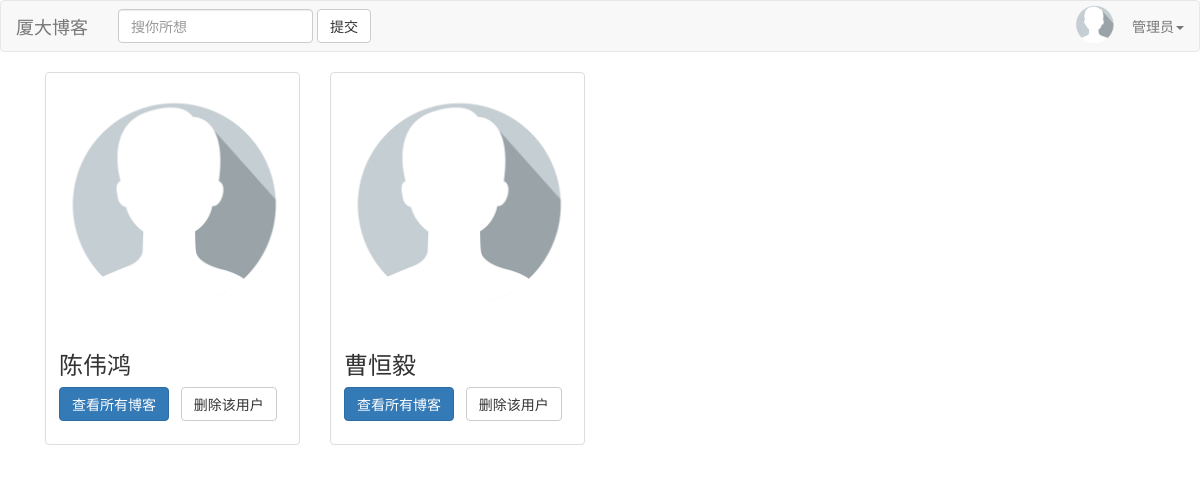
Page /admin/blog.php (signed in) on the committed database.
### tables this page shows
CREATE TABLE IF NOT EXISTS `userinfo` (
  `userid` int(11) NOT NULL AUTO_INCREMENT,
  `username` varchar(255) NOT NULL,
  `passwd` varchar(255) NOT NULL,
  `gender` varchar(5),
  `intro`  text,
  `email`  char(30),
  `phone_number` char(11),
  `avatar` varchar(255) NULL DEFAULT 'upload/default/default.png',
  `created_at` datetime NOT NULL,
  PRIMARY KEY (`userid`)
);

### Universal/class.php (called while the page is built, shortened)
<?php
class user extends mysql
{
    public function show_profile()
    {
        $this->table = 'userinfo';
        $userid = $_SESSION['USER'];
        $where = "userid = '$userid'";
        $result = parent::select($this->table, $where);
        return $result;
    }
}
class mysql
{
    public $link = null;
    public function connect($config)
    {
        $this->link = mysqli_connect($config['dbserver'], $config['dbuser'], $config['dbpwd'], $config['dbname']);
    }
    public function select($table, $where, $ret = '*')
    {
        $sql = "SELECT $ret FROM $table WHERE $where";
        $result = mysqli_query($this->link, $sql);
        return $result;
    }
}
$user = new user();

### admin/admin.php (called while the page is built, shortened)
<?php
require(__DIR__ . '/../Universal/class.php');
class Admin extends mysql
{
    public function __construct($link)
    {
        $this->link = $link;
    }
    public function get_all_user()
    {
        $this->table = 'userinfo';
        $where = '1';
        $result = parent::select($this->table, $where);
        $users = array();
        while ($row = $result->fetch_assoc()) {
            $users[] = $row;
        }
        return $users;
    }
}
$admin = new Admin($user->link);

### admin/blog.php (the view, shortened to what this page needs)
<?php
require('admin.php');
?>
<!DOCTYPE html>
<html lang="en">
<head>
    <?php require(__DIR__ . '/../static/header.php'); ?>
</head>
<body>
    <?php require_once(__DIR__ . '/../static/nav.php'); ?>
    <div class="container">
        <?php
        if (!isset($_GET['userid']) || !isset($_GET['type'])) {
            $users = $admin->get_all_user();
            foreach ($users as $user) {
                $userid = $user['userid'];
                $username = $user['username'];
                $avatar = '/XMUdb/' . $user['avatar'];
                echo "<div class=\"col-sm-6 col-md-3\">";
                echo "<div class=\"thumbnail\">";
                echo "<img src=\"$avatar\" alt=\"$username\">";
                echo "<div class=\"caption\">";
                echo "<h3>$username</h3>";
                echo "<p>";
                echo "<a href=\"/../XMUdb/admin/blog.php?userid=$userid&type=0\" class=\"btn btn-primary\" role=\"button\">查看所有博客</a>&nbsp&nbsp&nbsp";
                echo "<a href=\"/../XMUdb/admin/blog.php?userid=$userid&type=1\" class=\"btn btn-default\" role=\"button\">删除该用户</a>";
                echo "</p>";
                echo "</div>";
                echo "</div>";
                echo "</div>";
            }
        }
        ?>
    </div>
</body>
</html>

### rows in the picture
userinfo: avatar (placeholder picture), username "陈伟鸿"
userinfo: avatar (placeholder picture), username "曹恒毅"
